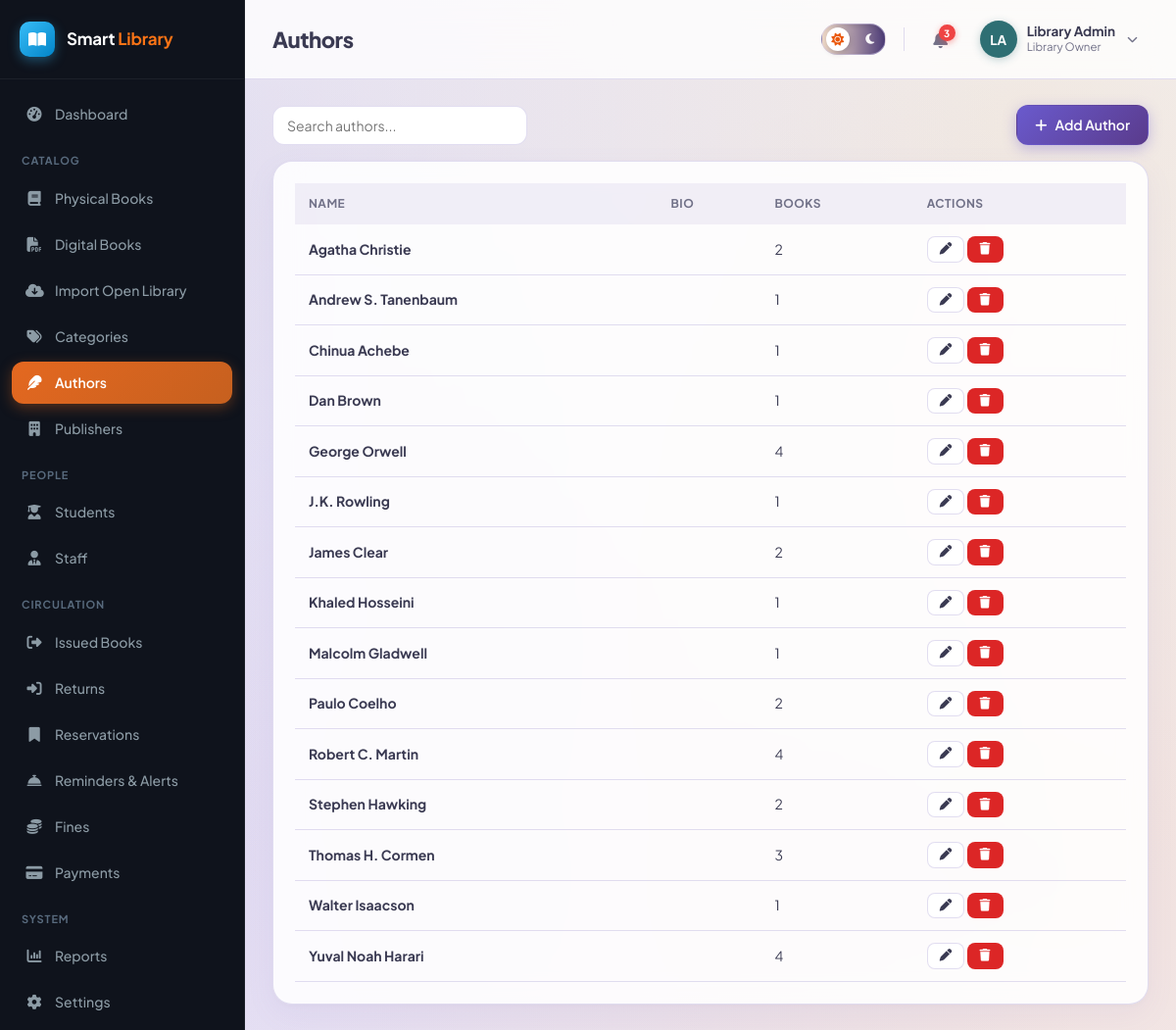
The page /admin/authors.php (signed in) on the database its author committed.
### tables this page shows
CREATE TABLE authors (
    id INT AUTO_INCREMENT PRIMARY KEY,
    name VARCHAR(150) NOT NULL,
    bio TEXT DEFAULT NULL
);

### includes/functions.php (called while the page is built, shortened)
<?php
function e($value) {
    return htmlspecialchars($value ?? '', ENT_QUOTES, 'UTF-8');
}

### admin/authors.php (the view, shortened to what this page needs)
<?php
require_once __DIR__ . '/../includes/functions.php';
require_once __DIR__ . '/../includes/auth-check.php';
$authors = $pdo->query("
    SELECT a.*, COUNT(b.id) book_count FROM authors a
    LEFT JOIN books b ON b.author_id = a.id
    GROUP BY a.id ORDER BY a.name")->fetchAll();
include __DIR__ . '/../includes/header.php';
?>
<div class="table-toolbar">
    <input type="text" class="form-control" style="width:260px;" placeholder="Search authors..." data-search-input="authTable">
    <a href="authors.php?action=add" class="btn btn-primary"><i class="fa-solid fa-plus"></i> Add Author</a>
</div>
<div class="card">
    <?php if (!$authors): ?>
        <div class="empty-state"><i class="fa-solid fa-feather"></i>No authors yet.</div>
    <?php else: ?>
    <div class="table-wrap">
        <table class="data-table" id="authTable">
            <thead><tr><th>Name</th><th>Bio</th><th>Books</th><th>Actions</th></tr></thead>
            <tbody>
            <?php foreach ($authors as $a): ?>
                <tr>
                    <td><strong><?= e($a['name']) ?></strong></td>
                    <td class="text-muted"><?= e(mb_strimwidth($a['bio'] ?? '', 0, 60, '...')) ?></td>
                    <td><?= (int)$a['book_count'] ?></td>
                    <td>
                        <a class="btn btn-sm btn-outline" href="authors.php?edit=<?= $a['id'] ?>"><i class="fa-solid fa-pen"></i></a>
                        <form method="POST" style="display:inline;" data-confirm="Delete this author?">
                            <button class="btn btn-sm btn-danger" type="submit"><i class="fa-solid fa-trash"></i></button>
                        </form>
                    </td>
                </tr>
            <?php endforeach; ?>
            </tbody>
        </table>
    </div>
    <?php endif; ?>
</div>
<?php include __DIR__ . '/../includes/footer.php'; ?>

### assets/css/style.css (style rules this page uses)
:root { --primary: #6A5ACD; --primary-dark: #5A3B8C; --primary-mid: #8B7CC7; --primary-light: rgba(201, 194, 227, 0.4); --lavender: #C9C2E3; --accent-orange: #C6601F; --accent-orange-hover: #d96b27; --accent-teal: #2E6F73; --accent-teal-light: rgba(46, 111, 115, 0.16); --accent-sand: #EADCC8; --accent-sand-light: rgba(234, 220, 200, 0.5); --success: #16a34a; --success-light: #dcfce7; --warning: #ca8a04; --warning-light: #fef9c3; --danger: #dc2626; --danger-light: #fee2e2; --text: #3A3A52; --text-muted: #717188; --bg: #F7F5FC; --white: #ffffff; --card-bg: rgba(255, 255, 255, 0.88); --card-border: rgba(201, 194, 227, 0.55); --border: rgba(201, 194, 227, 0.55); --gray-light: #f6f5fb; --gray: #88889d; --sidebar-w: 250px; --radius: 20px; --pill-radius: 999px; --shadow: 0 10px 30px rgba(123, 109, 216, 0.07), 0 2px 8px rgba(46, 43, 43, 0.03); }
* { box-sizing: border-box; }
body { margin: 0; font-family: 'Plus Jakarta Sans', system-ui, -apple-system, BlinkMacSystemFont, Roboto, sans-serif; background-color: var(--bg); background-image: radial-gradient(at 10% 15%, rgba(201, 194, 227, 0.45) 0px, transparent 60%), radial-gradient(at 88% 12%, rgba(234, 220, 200, 0.5) 0px, transparent 60%), radial-gradient(at 90% 85%, rgba(198, 96, 31, 0.14) 0px, transparent 65%), radial-gradient(at 15% 85%, rgba(121, 106, 220, 0.18) 0px, transparent 65%); background-attachment: fixed; color: var(--text); font-size: 15px; line-height: 1.5; -webkit-font-smoothing: antialiased; }
a { color: var(--primary); text-decoration: none; transition: color 0.15s ease; }
.card { background: var(--card-bg); border: 1px solid var(--card-border); border-radius: var(--radius); box-shadow: var(--shadow); padding: 22px; backdrop-filter: blur(14px); -webkit-backdrop-filter: blur(14px); transition: transform 0.2s ease, box-shadow 0.2s ease; }
.btn { display: inline-flex; align-items: center; gap: 8px; padding: 9px 18px; border-radius: 12px; border: 1px solid transparent; font-size: 14px; font-weight: 600; cursor: pointer; text-decoration: none; font-family: inherit; transition: all 0.18s ease; }
.btn-primary { background: linear-gradient(135deg, #6A5ACD 0%, #5A3B8C 100%); color: #ffffff; box-shadow: 0 4px 14px rgba(106, 90, 205, 0.35); }
.btn-outline { background: var(--card-bg); border-color: var(--border); color: var(--text); }
.btn-danger { background: var(--danger); color: #fff; }
.btn-sm { padding: 6px 12px; font-size: 12.5px; border-radius: 8px; }
.form-control { width: 100%; padding: 10px 14px; border: 1px solid var(--border); border-radius: 12px; font-size: 14px; background: var(--white); color: var(--text); font-family: inherit; transition: border-color 0.15s ease, box-shadow 0.15s ease; }
.table-wrap { overflow-x: auto; }
table.data-table { width: 100%; border-collapse: collapse; font-size: 14px; }
.data-table th { text-align: left; padding: 12px 14px; background: rgba(201, 194, 227, 0.25); font-weight: 700; font-size: 12px; text-transform: uppercase; letter-spacing: 0.04em; color: var(--text-muted); white-space: nowrap; }
.data-table td { padding: 12px 14px; border-bottom: 1px solid var(--border); vertical-align: middle; }
.table-toolbar { display: flex; justify-content: space-between; align-items: center; margin-bottom: 16px; gap: 12px; flex-wrap: wrap; }
.text-muted { color: var(--text-muted); }

### rows shown on the page
authors: name "Agatha Christie", book_count "2"
authors: name "Andrew S. Tanenbaum", book_count "1"
authors: name "Chinua Achebe", book_count "1"
authors: name "Dan Brown", book_count "1"
authors: name "George Orwell", book_count "4"
authors: name "J.K. Rowling", book_count "1"
authors: name "James Clear", book_count "2"
authors: name "Khaled Hosseini", book_count "1"
authors: name "Malcolm Gladwell", book_count "1"
authors: name "Paulo Coelho", book_count "2"
authors: name "Robert C. Martin", book_count "4"
authors: name "Stephen Hawking", book_count "2"
authors: name "Thomas H. Cormen", book_count "3"
authors: name "Walter Isaacson", book_count "1"
authors: name "Yuval Noah Harari", book_count "4"

### other values the page prints
$label "Dashboard"
$item['_section'] "CATALOG"
$label "Physical Books"
$label "Digital Books"
$label "Import Open Library"
$label "Categories"
$label "Authors"
$label "Publishers"
$item['_section'] "PEOPLE"
$label "Students"
$label "Staff"
$item['_section'] "CIRCULATION"
$label "Issued Books"
$label "Returns"
$label "Reservations"
